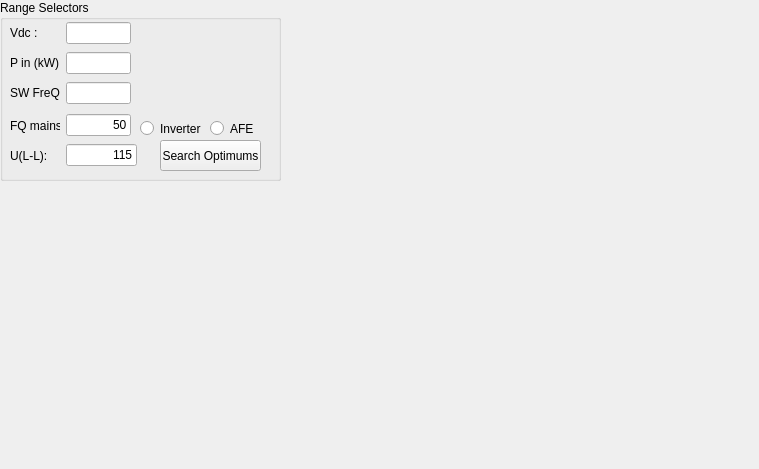
    <widget class="QWidget" name="Tab_Optimal">
     <attribute name="title">
      <string>Optimals</string>
     </attribute>
     <widget class="QGroupBox" name="groupBox">
      <property name="geometry">
       <rect>
        <x>0</x>
        <y>0</y>
        <width>281</width>
        <height>181</height>
       </rect>
      </property>
      <property name="title">
       <string>Range Selectors</string>
      </property>
      <widget class="QWidget" name="horizontalLayoutWidget_3">
       <property name="geometry">
        <rect>
         <x>10</x>
         <y>20</y>
         <width>343</width>
         <height>31</height>
        </rect>
       </property>
       <layout class="QHBoxLayout" name="horizontalLayout_20">
        <property name="sizeConstraint">
         <enum>QLayout::SetFixedSize</enum>
        </property>
        <item>
         <widget class="QLabel" name="optVdcLabel">
          <property name="sizePolicy">
           <sizepolicy hsizetype="Expanding" vsizetype="Expanding">
            <horstretch>0</horstretch>
            <verstretch>0</verstretch>
           </sizepolicy>
          </property>
          <property name="minimumSize">
           <size>
            <width>50</width>
            <height>0</height>
           </size>
          </property>
          <property name="maximumSize">
           <size>
            <width>50</width>
            <height>1677777</height>
           </size>
          </property>
          <property name="text">
           <string>Vdc :</string>
          </property>
         </widget>
        </item>
        <item>
         <widget class="QLineEdit" name="optVdcInput">
          <property name="sizePolicy">
           <sizepolicy hsizetype="Fixed" vsizetype="Fixed">
            <horstretch>0</horstretch>
            <verstretch>0</verstretch>
           </sizepolicy>
          </property>
          <property name="maximumSize">
           <size>
            <width>65</width>
            <height>22</height>
           </size>
          </property>
          <property name="layoutDirection">
           <enum>Qt::RightToLeft</enum>
          </property>
          <property name="alignment">
           <set>Qt::AlignRight|Qt::AlignTrailing|Qt::AlignVCenter</set>
          </property>
         </widget>
        </item>
        <item>
         <widget class="RangeSlider" name="VdcRangeSelector" native="true">
          <property name="sizePolicy">
           <sizepolicy hsizetype="Minimum" vsizetype="Minimum">
            <horstretch>0</horstretch>
            <verstretch>0</verstretch>
           </sizepolicy>
          </property>
          <property name="minimumSize">
           <size>
            <width>185</width>
            <height>26</height>
           </size>
          </property>
         </widget>
        </item>
        <item>
         <widget class="QToolButton" name="optVdcToolBtn">
          <property name="sizePolicy">
           <sizepolicy hsizetype="Fixed" vsizetype="Fixed">
            <horstretch>10</horstretch>
            <verstretch>0</verstretch>
           </sizepolicy>
          </property>
          <property name="text">
           <string>...</string>
          </property>
          <property name="icon">
           <iconset>
            <normaloff>slider.jpg</normaloff>slider.jpg</iconset>
          </property>
          <attribute name="buttonGroup">
           <string notr="true">buttonGroupRangeType</string>
          </attribute>
         </widget>
        </item>
       </layout>
      </widget>
      <widget class="QWidget" name="layoutWidget">
       <property name="geometry">
        <rect>
         <x>10</x>
         <y>50</y>
         <width>343</width>
         <height>31</height>
        </rect>
       </property>
       <layout class="QHBoxLayout" name="horizontalLayout_21">
        <property name="sizeConstraint">
         <enum>QLayout::SetFixedSize</enum>
        </property>
        <item>
         <widget class="QLabel" name="optPinLabel">
          <property name="sizePolicy">
           <sizepolicy hsizetype="Expanding" vsizetype="Expanding">
            <horstretch>0</horstretch>
            <verstretch>0</verstretch>
           </sizepolicy>
          </property>
          <property name="maximumSize">
           <size>
            <width>50</width>
            <height>16777215</height>
           </size>
          </property>
          <property name="text">
           <string>P in (kW) :</string>
          </property>
         </widget>
        </item>
        <item>
         <widget class="QLineEdit" name="optPinInput">
          <property name="sizePolicy">
           <sizepolicy hsizetype="Fixed" vsizetype="Fixed">
            <horstretch>0</horstretch>
            <verstretch>0</verstretch>
           </sizepolicy>
          </property>
          <property name="maximumSize">
           <size>
            <width>65</width>
            <height>22</height>
           </size>
          </property>
          <property name="layoutDirection">
           <enum>Qt::RightToLeft</enum>
          </property>
          <property name="inputMask">
           <string/>
          </property>
          <property name="alignment">
           <set>Qt::AlignRight|Qt::AlignTrailing|Qt::AlignVCenter</set>
          </property>
         </widget>
        </item>
        <item>
         <widget class="RangeSlider" name="PinRangeSelector" native="true">
          <property name="sizePolicy">
           <sizepolicy hsizetype="Fixed" vsizetype="Fixed">
            <horstretch>0</horstretch>
            <verstretch>0</verstretch>
           </sizepolicy>
          </property>
          <property name="minimumSize">
           <size>
            <width>185</width>
            <height>26</height>
           </size>
          </property>
          <property name="sizeIncrement">
           <size>
            <width>0</width>
            <height>0</height>
           </size>
          </property>
         </widget>
        </item>
        <item>
         <widget class="QToolButton" name="optPinToolBtn">
          <property name="sizePolicy">
           <sizepolicy hsizetype="Fixed" vsizetype="Fixed">
            <horstretch>0</horstretch>
            <verstretch>0</verstretch>
           </sizepolicy>
          </property>
          <property name="minimumSize">
           <size>
            <width>0</width>
            <height>0</height>
           </size>
          </property>
          <property name="sizeIncrement">
           <size>
            <width>0</width>
            <height>0</height>
           </size>
          </property>
          <property name="baseSize">
           <size>
            <width>60</width>
            <height>0</height>
           </size>
          </property>
          <property name="text">
           <string>...</string>
          </property>
          <property name="icon">
           <iconset>
            <normaloff>slider.jpg</normaloff>slider.jpg</iconset>
          </property>
          <attribute name="buttonGroup">
           <string notr="true">buttonGroupRangeType</string>
          </attribute>
         </widget>
        </item>
       </layout>
      </widget>
      <widget class="QWidget" name="horizontalLayoutWidget_4">
       <property name="geometry">
        <rect>
         <x>10</x>
         <y>80</y>
         <width>343</width>
         <height>31</height>
        </rect>
       </property>
       <layout class="QHBoxLayout" name="horizontalLayout_22">
        <property name="sizeConstraint">
         <enum>QLayout::SetFixedSize</enum>
        </property>
        <item>
         <widget class="QLabel" name="optSwLabel">
          <property name="sizePolicy">
           <sizepolicy hsizetype="Expanding" vsizetype="Expanding">
            <horstretch>0</horstretch>
            <verstretch>0</verstretch>
           </sizepolicy>
          </property>
          <property name="maximumSize">
           <size>
            <width>50</width>
            <height>16777215</height>
           </size>
          </property>
          <property name="text">
           <string>SW FreQ :</string>
          </property>
         </widget>
        </item>
        <item>
         <widget class="QLineEdit" name="optSwInput">
          <property name="sizePolicy">
           <sizepolicy hsizetype="Fixed" vsizetype="Fixed">
            <horstretch>0</horstretch>
            <verstretch>0</verstretch>
           </sizepolicy>
          </property>
          <property name="maximumSize">
           <size>
            <width>65</width>
            <height>22</height>
           </size>
          </property>
          <property name="layoutDirection">
           <enum>Qt::RightToLeft</enum>
          </property>
          <property name="alignment">
           <set>Qt::AlignRight|Qt::AlignTrailing|Qt::AlignVCenter</set>
          </property>
         </widget>
        </item>
        <item>
         <widget class="RangeSlider" name="SwRangeSelector" native="true">
          <property name="sizePolicy">
           <sizepolicy hsizetype="Expanding" vsizetype="Expanding">
            <horstretch>0</horstretch>
            <verstretch>0</verstretch>
           </sizepolicy>
          </property>
          <property name="minimumSize">
           <size>
            <width>185</width>
            <height>26</height>
           </size>
          </property>
          <property name="maximumSize">
           <size>
            <width>164</width>
            <height>16777215</height>
           </size>
          </property>
         </widget>
        </item>
        <item>
         <widget class="QToolButton" name="optSwToolBtn">
          <property name="text">
           <string>...</string>
          </property>
          <property name="icon">
           <iconset>
            <normaloff>slider.jpg</normaloff>slider.jpg</iconset>
          </property>
          <attribute name="buttonGroup">
           <string notr="true">buttonGroupRangeType</string>
          </attribute>
         </widget>
        </item>
       </layout>
      </widget>
      <widget class="QWidget" name="horizontalLayoutWidget_5">
       <property name="geometry">
        <rect>
         <x>10</x>
         <y>110</y>
         <width>121</width>
         <height>31</height>
        </rect>
       </property>
       <layout class="QHBoxLayout" name="horizontalLayout_23">
        <item>
         <widget class="QLabel" name="optFreqLabel">
          <property name="sizePolicy">
           <sizepolicy hsizetype="Expanding" vsizetype="Expanding">
            <horstretch>0</horstretch>
            <verstretch>0</verstretch>
           </sizepolicy>
          </property>
          <property name="maximumSize">
           <size>
            <width>50</width>
            <height>16777215</height>
           </size>
          </property>
          <property name="text">
           <string>FQ mains :</string>
          </property>
         </widget>
        </item>
        <item>
         <widget class="QLineEdit" name="optFreqInput">
          <property name="sizePolicy">
           <sizepolicy hsizetype="Minimum" vsizetype="Minimum">
            <horstretch>0</horstretch>
            <verstretch>0</verstretch>
           </sizepolicy>
          </property>
          <property name="minimumSize">
           <size>
            <width>48</width>
            <height>22</height>
           </size>
          </property>
          <property name="maximumSize">
           <size>
            <width>73</width>
            <height>22</height>
           </size>
          </property>
          <property name="layoutDirection">
           <enum>Qt::RightToLeft</enum>
          </property>
          <property name="text">
           <string>50</string>
          </property>
          <property name="alignment">
           <set>Qt::AlignRight|Qt::AlignTrailing|Qt::AlignVCenter</set>
          </property>
          <property name="readOnly">
           <bool>true</bool>
          </property>
         </widget>
        </item>
       </layout>
      </widget>
      <widget class="QWidget" name="horizontalLayoutWidget_6">
       <property name="geometry">
        <rect>
         <x>10</x>
         <y>140</y>
         <width>129</width>
         <height>31</height>
        </rect>
       </property>
       <layout class="QHBoxLayout" name="horizontalLayout_24">
        <item>
         <widget class="QLabel" name="optUllLabel">
          <property name="sizePolicy">
           <sizepolicy hsizetype="Expanding" vsizetype="Expanding">
            <horstretch>0</horstretch>
            <verstretch>0</verstretch>
           </sizepolicy>
          </property>
          <property name="minimumSize">
           <size>
            <width>50</width>
            <height>0</height>
           </size>
          </property>
          <property name="maximumSize">
           <size>
            <width>50</width>
            <height>16777215</height>
           </size>
          </property>
          <property name="text">
           <string>U(L-L):</string>
          </property>
         </widget>
        </item>
        <item>
         <widget class="QLineEdit" name="optUllInput">
          <property name="sizePolicy">
           <sizepolicy hsizetype="Fixed" vsizetype="Fixed">
            <horstretch>0</horstretch>
            <verstretch>0</verstretch>
           </sizepolicy>
          </property>
          <property name="minimumSize">
           <size>
            <width>0</width>
            <height>0</height>
           </size>
          </property>
          <property name="maximumSize">
           <size>
            <width>71</width>
            <height>22</height>
           </size>
          </property>
          <property name="layoutDirection">
           <enum>Qt::RightToLeft</enum>
          </property>
          <property name="text">
           <string>115</string>
          </property>
          <property name="alignment">
           <set>Qt::AlignRight|Qt::AlignTrailing|Qt::AlignVCenter</set>
          </property>
          <property name="readOnly">
           <bool>true</bool>
          </property>
          <property name="clearButtonEnabled">
           <bool>false</bool>
          </property>
         </widget>
        </item>
       </layout>
      </widget>
      <widget class="QPushButton" name="searchOptBtn">
       <property name="geometry">
        <rect>
         <x>160</x>
         <y>140</y>
         <width>101</width>
         <height>31</height>
        </rect>
       </property>
       <property name="text">
        <string>Search Optimums</string>
       </property>
      </widget>
      <widget class="QRadioButton" name="optInvBtn">
       <property name="geometry">
        <rect>
         <x>140</x>
         <y>120</y>
         <width>61</width>
         <height>17</height>
        </rect>
       </property>
       <property name="text">
        <string>Inverter</string>
       </property>
       <attribute name="buttonGroup">
        <string notr="true">buttonGroupOptMode</string>
       </attribute>
      </widget>
      <widget class="QRadioButton" name="optAfeBtn">
       <property name="geometry">
        <rect>
         <x>210</x>
         <y>120</y>
         <width>51</width>
         <height>17</height>
        </rect>
       </property>
       <property name="text">
        <string>AFE</string>
       </property>
       <attribute name="buttonGroup">
        <string notr="true">buttonGroupOptMode</string>
       </attribute>
      </widget>
     </widget>
     <widget class="MplWidget" name="OptimalChartArea" native="true">
      <property name="geometry">
       <rect>
        <x>289</x>
        <y>9</y>
        <width>461</width>
        <height>451</height>
       </rect>
      </property>
     </widget>
     <widget class="QWidget" name="verticalLayoutWidget_3">
      <property name="geometry">
       <rect>
        <x>10</x>
        <y>180</y>
        <width>271</width>
        <height>31</height>
       </rect>
      </property>
      <layout class="QVBoxLayout" name="verticalLayout_3">
       <item>
        <widget class="QLabel" name="optStatusLabel">
         <property name="text">
          <string/>
         </property>
        </widget>
       </item>
      </layout>
     </widget>
    </widget>
